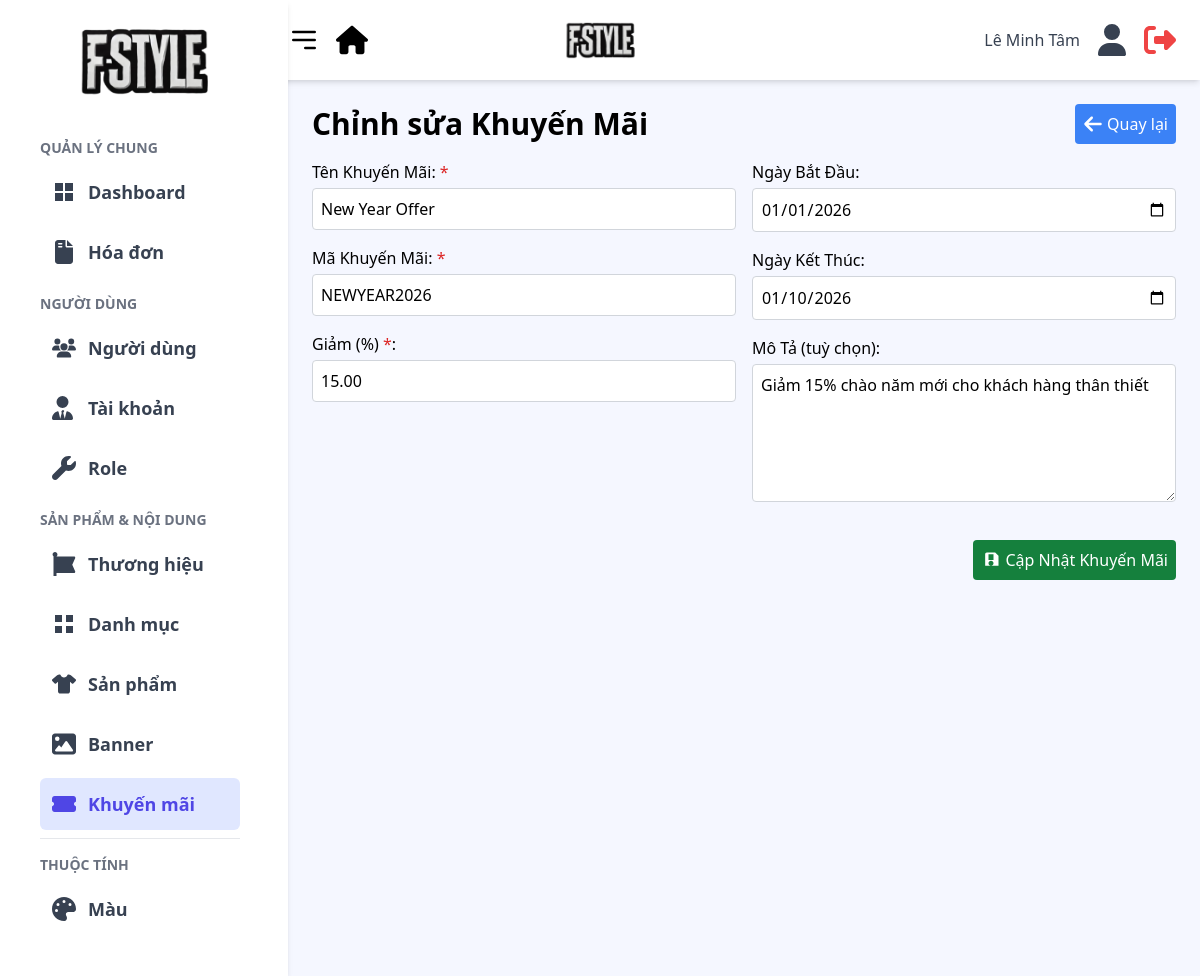
The app's page /admin/views/promotion/edit.php?id=d4e5f6a7-b8c9-4d0e-1f2a-4567890123de (signed in) with its own data.
### tables this page shows
CREATE TABLE `promotion` (
  `promotion_id` varchar(50) NOT NULL,
  `promotion_name` varchar(255) NOT NULL,
  `promotion_code` varchar(50) NOT NULL,
  `description` text DEFAULT NULL,
  `discount_value` decimal(10,2) NOT NULL,
  `start_date` datetime NOT NULL,
  `end_date` datetime NOT NULL
);

### admin/model/promotionModel.php (called while the page is built, shortened)
<?php
function getPromotionById($conn, $promotion_id) {
    $stmt = $conn->prepare("SELECT * FROM promotion WHERE promotion_id = ?");
    $stmt->bind_param("s", $promotion_id);
    $stmt->execute();
    return $stmt->get_result()->fetch_assoc();
}

### admin/views/promotion/edit.php (the view, shortened to what this page needs)
<?php
include("../../includes/header.php");
require_once('../../../includes/db.php');
$promotion_id = isset($_GET['id']) ? trim($_GET['id']) : '';
$currentPromotion = getPromotionById($conn, $promotion_id);
$errors = processEditPromotion($conn, $promotion_id);
$start_date_value = isset($_POST['start_date'])
    ? htmlspecialchars($_POST['start_date'])
    : date("Y-m-d", strtotime($currentPromotion['start_date']));
$end_date_value = isset($_POST['end_date'])
    ? htmlspecialchars($_POST['end_date'])
    : date("Y-m-d", strtotime($currentPromotion['end_date']));
?>
<main class="container mx-auto p-6">
    <div class="flex justify-between items-center mb-4">
        <h1 class="text-3xl font-bold">Chỉnh sửa Khuyến Mãi</h1>
        <a href="index.php" class="bg-blue-500 hover:bg-blue-600 text-white p-2 rounded flex items-center">
            <span class="hidden md:inline-block">Quay lại</span>
        </a>
    </div>
    <form method="POST" action="">
        <div class="flex flex-wrap -mx-2 mb-4">
            <div class="w-full md:w-1/2 px-2">
                <div class="mb-4">
                    <label for="promotion_name" class="block mb-1 font-medium">
                        Tên Khuyến Mãi: <span class="text-red-600">*</span>
                    </label>
                    <input type="text" name="promotion_name" id="promotion_name"
                        class="w-full p-2 border <?= !empty($errors['promotion_name']) ? 'border-red-500' : 'border-gray-300' ?> rounded"
                        value="<?= isset($_POST['promotion_name']) ? htmlspecialchars($_POST['promotion_name']) : htmlspecialchars($currentPromotion['promotion_name']) ?>">
                </div>
                <div class="mb-4">
                    <label for="promotion_code" class="block mb-1 font-medium">
                        Mã Khuyến Mãi: <span class="text-red-600">*</span>
                    </label>
                    <input type="text" name="promotion_code" id="promotion_code"
                        class="w-full p-2 border <?= !empty($errors['promotion_code']) ? 'border-red-500' : 'border-gray-300' ?> rounded"
                        value="<?= isset($_POST['promotion_code']) ? htmlspecialchars($_POST['promotion_code']) : htmlspecialchars($currentPromotion['promotion_code']) ?>">
                </div>
                <div class="mb-4">
                    <label for="discount_value" class="block mb-1 font-medium">
                        Giảm (%) <span class="text-red-600">*</span>:
                    </label>
                    <input type="number" step="0.01" name="discount_value" id="discount_value"
                        class="w-full p-2 border <?= !empty($errors['discount_value']) ? 'border-red-500' : 'border-gray-300' ?> rounded"
                        value="<?= isset($_POST['discount_value']) ? htmlspecialchars($_POST['discount_value']) : htmlspecialchars($currentPromotion['discount_value']) ?>">
                </div>
            </div>
            <div class="w-full md:w-1/2 px-2">
                <div class="mb-4">
                    <label for="start_date" class="block mb-1 font-medium">
                        Ngày Bắt Đầu:
                    </label>
                    <input type="date" name="start_date" id="start_date"
                        class="w-full p-2 border border-gray-300 rounded" value="<?= $start_date_value ?>">
                </div>
                <div class="mb-4">
                    <label for="end_date" class="block mb-1 font-medium">
                        Ngày Kết Thúc:
                    </label>
                    <input type="date" name="end_date" id="end_date" class="w-full p-2 border border-gray-300 rounded"
                        value="<?= $end_date_value ?>">
                </div>
                <div class="mb-4">
                    <label for="description" class="block mb-1 font-medium">
                        Mô Tả (tuỳ chọn):
                    </label>
                    <textarea name="description" id="description" rows="5"
                        class="w-full p-2 border border-gray-300 rounded"><?= isset($_POST['description']) ? htmlspecialchars($_POST['description']) : htmlspecialchars($currentPromotion['description'] ?? '') ?></textarea>
                </div>
            </div>
        </div>
        <div class="flex justify-end">
            <button type="submit" class="bg-green-700 hover:bg-green-800 text-white p-2 rounded flex items-center">
                <svg xmlns="http://www.w3.org/2000/svg" class="w-5 h-5 mr-1" fill="currentColor" viewBox="0 0 24 24">
                    <path d="M17 3H7c-1.1 0-2 .9-2 2v14h16V7l-4-4zM12 19c-1.66 0-3-1.34-3-3
                             s1.34-3 3-3 3 1.34 3 3-1.34 3-3 3zm3-7H9V5h6v7z" />
                </svg>
                Cập Nhật Khuyến Mãi
            </button>
        </div>
    </form>
</main>
<?php
include('../../includes/footer.php');
?>

### records on screen
promotion: promotion_name "New Year Offer", promotion_code "NEWYEAR2026", discount_value "15.00", start_date "01/01/2026", end_date "01/10/2026", description "Giảm 15% chào năm mới cho khách hàng thân thiết"

### other values on screen
$adminName "Lê Minh Tâm"
